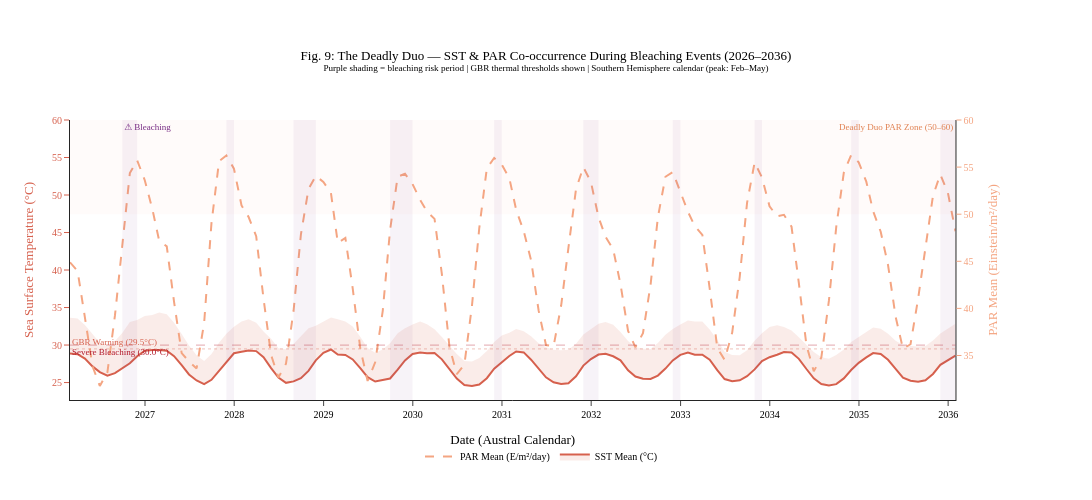

Notebook code for this chart:
### Code cell
import plotly.graph_objects as go
from plotly.subplots import make_subplots

fig = make_subplots(specs=[[{"secondary_y": True}]])

# SST Mean + Max band
fig.add_trace(go.Scatter(
    x=df['time'], y=df['sst_max'],
    name='SST Max (°C)',
    line=dict(color='rgba(214,96,77,0.3)', width=0),
    fill=None, showlegend=False,
), secondary_y=False)

fig.add_trace(go.Scatter(
    x=df['time'], y=df['sst_mean'],
    name='SST Mean (°C)',
    line=dict(color='#d6604d', width=2),
    fill='tonexty',
    fillcolor='rgba(214,96,77,0.12)',
), secondary_y=False)

# GBR thermal stress thresholds
fig.add_hline(y=29.5, line_dash='dot', line_color='#d6604d',
              line_width=1.2, secondary_y=False,
              annotation_text='GBR Warning (29.5°C)',
              annotation_font=dict(size=9, color='#d6604d'),
              annotation_position='top left')

fig.add_hline(y=30.0, line_dash='dash', line_color='#b2182b',
              line_width=1.2, secondary_y=False,
              annotation_text='Severe Bleaching (30.0°C)',
              annotation_font=dict(size=9, color='#b2182b'),
              annotation_position='bottom left')

# PAR on secondary axis
fig.add_trace(go.Scatter(
    x=df['time'], y=df['par_mean'],
    name='PAR Mean (E/m²/day)',
    line=dict(color='#f4a582', width=2, dash='dash'),
), secondary_y=True)

# PAR deadly threshold band
fig.add_hrect(y0=50, y1=60, secondary_y=True,
              fillcolor='rgba(244,165,130,0.15)', line_width=0,
              annotation_text='Deadly Duo PAR Zone (50–60)',
              annotation_font=dict(size=9, color='#e08050'),
              annotation_position='top right')

# Bleaching risk shading
death_df = df[df['bleaching_risk'] == 1].copy()
groups = (death_df.index.to_series().diff() != 1).cumsum()
first = True
for _, grp in death_df.groupby(groups):
    fig.add_vrect(
        x0=grp['time'].iloc[0], x1=grp['time'].iloc[-1],
        fillcolor='rgba(118,42,131,0.18)', line_width=0,
        annotation_text='⚠ Bleaching' if first else '',
        annotation_font=dict(size=9, color='#762a83'),
        annotation_position='top left',
    )
    first = False

fig.update_layout(
    title=dict(
        text='Fig. 9: The Deadly Duo — SST & PAR Co-occurrence During Bleaching Events (2026–2036)<br>'
             '<sup>Purple shading = bleaching risk period | GBR thermal thresholds shown | '
             'Southern Hemisphere calendar (peak: Feb–May)</sup>',
        x=0.5, xanchor='center',
        font=dict(family='Times New Roman', size=13),
    ),
    xaxis=dict(title='Date (Austral Calendar)',
               tickfont=dict(family='Times New Roman', size=10)),
    yaxis=dict(title='Sea Surface Temperature (°C)',
               tickfont=dict(family='Times New Roman', size=10),
               color='#d6604d'),
    yaxis2=dict(title='PAR Mean (Einstein/m²/day)',
                tickfont=dict(family='Times New Roman', size=10),
                color='#f4a582'),
    legend=dict(orientation='h', y=-0.15, x=0.5, xanchor='center',
                font=dict(family='Times New Roman', size=10)),
    paper_bgcolor='white',
    plot_bgcolor='white',
    height=500, width=1100,
    margin=dict(l=70, r=80, t=120, b=100),
)

fig.write_html('fig9_deadly_duo.html')
# fig.write_image('fig9_deadly_duo.png', width=1400, height=600, scale=3)
fig.show()
